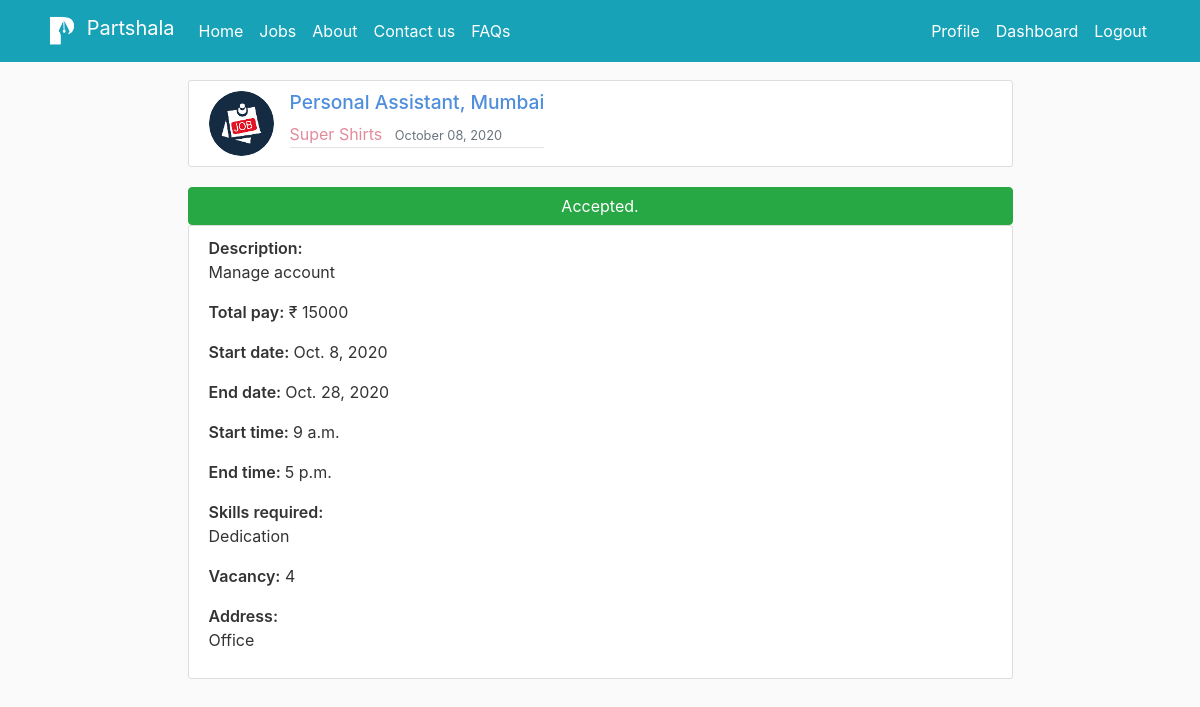
Screenshot of /post/3/ (signed in) with the database file from the repository.
### blog/models.py (models this page shows, shortened)
class Post(models.Model):
    job_title = models.CharField(max_length=100)
    job_description = models.TextField()
    skills_reqd = models.TextField(default='Skills expected')
    post_date = models.DateField(default=timezone.now)
    start_date = models.DateField("Start date: (yyyy-mm-dd)", auto_now_add=False, auto_now=False, blank=False,default=timezone.now)
    end_date = models.DateField("End date: (yyyy-mm-dd)", auto_now_add=False, auto_now=False, blank=False,default=timezone.now)
    start_time = models.TimeField("Start time: (HH:MM)", blank=False, null=True)
    end_time = models.TimeField("End time: (HH:MM)", blank=False, null=True)
    fellow = models.ForeignKey(User, on_delete=models.CASCADE)
    city = models.CharField(max_length=15, default='')
    vacancy = models.PositiveIntegerField(default=1, validators=[MaxValueValidator(50)])
    address = models.TextField(default='Reporting Address')
    stipend = models.IntegerField(default=0, blank=True)
    filled = models.BooleanField(default=False)
    is_verified = models.BooleanField(default=False)
    is_rejected = models.BooleanField(default=False)
    rejection_note = models.TextField(default='Resubmit')
    no_of_hirings = models.PositiveIntegerField(default=1, validators=[MaxValueValidator(100)])
    note_by_partshala = models.TextField(default='')
    def get_duration(self):
        duration = (self.end_date - self.start_date).days
        return duration
    duration = property(get_duration)
    def get_total(self):
        total = self.stipend*self.no_of_hirings
        return total
    total = property(get_total)

### users/models.py (models this page shows, shortened)
class User(AbstractUser):
    username = models.CharField(unique=True,max_length=30)
    email = models.EmailField(unique=True,max_length=75)
    is_fellow = models.BooleanField(default=False)
    is_associate = models.BooleanField(default=False)

class ProfileFellow(models.Model):
    fellow = models.OneToOneField(User, on_delete=models.CASCADE)
    company_name = models.CharField(default='', max_length=100)
    first_name = models.CharField(default='', max_length=15)
    last_name = models.CharField(default='', max_length=15)
    company_profile = models.TextField(default='')
    phone = PhoneNumberField( "Phone number: +9188xxx xxx88", unique=False,null=False, blank=False)
    image = models.ImageField(default='default_fellow.png', upload_to='profile_pics_fellow')
    estd = models.PositiveIntegerField("Establishment year", default='1998', blank=False, validators=[MaxValueValidator(9999)])
    is_fellow = models.BooleanField(default=True)
    city = models.CharField(max_length=15, default='')
    address = models.TextField(default='Reporting Address')
    fellow_avg_rating = models.DecimalField(default=3, max_digits=2, decimal_places=1)
    is_verified = models.BooleanField(default=False)
    note_by_partshala = models.TextField(default='')

### blog/views.py (the view)
# urls.py: path('post/<int:id>/', PostDetailView.as_view(), name='post-detail'),
class PostDetailView(DetailView):
    model = Post
    template_name = 'blog/post_detail.html'
    context_object_name = 'post'
    pk_url_kwarg = 'id'
    def get_object(self, queryset=None):
        obj = super(PostDetailView, self).get_object(queryset=queryset)
        if obj is None:
            raise Http404("Job doesn't exist")
        return obj
    def get(self, request, *args, **kwargs):
        try:
            self.object = self.get_object()
        except Http404:
            raise Http404("Job doesn't exist")
        context = self.get_context_data(object=self.object)
        return self.render_to_response(context)
    def get_context_data(self, **kwargs):
        context = super().get_context_data(**kwargs)
        objec = Post.objects.get(id=self.kwargs['id'])
        now = datetime.now()
        if objec.start_date <= now.date() :
            context['job_started'] = True
        return context

### users/templatetags/is_already_applied.py (called while the page is built)
@register.simple_tag(name='is_already_applied')
def is_already_applied(post, associate):
	try:
		application = Application.objects.get(post=post, associate=associate)
		if application:
			return True
		else:
			return False
	except Application.DoesNotExist:
		return False

### users/templatetags/is_already_hired.py (called while the page is built)
@register.simple_tag(name='is_already_hired')
def is_already_hired(post, associate):
	try:
		application = Application.objects.get(post=post, associate=associate)
		if application.is_hired:
			return True
		else:
			return False
	except Application.DoesNotExist:
		return False

### blog/templates/blog/post_detail.html (shortened to what this page needs)
{% extends "blog/base.html" %}
{% load crispy_forms_tags %}
{% if user.is_authenticated and user.is_associate %}
	{% load is_already_applied %}
	{% load is_already_hired %}
{% endif %}
{% block content %}
<div class="row justify-content-center">
	<div class="col-12 col-md-9">
			<article class="media content-section">
			    <img class="rounded-circle article-img" src="{{ post.fellow.profilefellow.image.url }}">
			    <div class="article-metadata">
				  <h2 class="article-title" style="color: #4f8edc;" >{{ object.job_title }}, {{ object.city }} </h2>
			      <a class="mr-2"  style="color: #e28b9c;" href="{% url 'fellow-posts' post.fellow.username %}">{{ object.fellow.profilefellow.company_name }}</a>
			      <small class="text-muted">{{ object.post_date|date:"F d, Y" }}</small>
			    </div>
			</article>
	</div>
	<div class="col-12 col-md-9">
		    <div class="navbar-nav">
	        		{% if user.is_authenticated and user.is_fellow %}
	        			{% if user == post.fellow and not post.filled and not job_started %}
				      		<a class= "btn btn-secondary btn-sm mt-1 mb-1" href="{% url 'post-update' post.id %}">Update</a>
				      		<a class= "btn btn-danger btn-sm mt-1 mb-1" href="{% url 'post-delete' post.id %}">Delete</a>
				      	{% elif user == post.fellow and job_started %}
				      		<a class= "btn btn-secondary btn-sm mt-1 mb-1" href="#">Duplicate (currently not functional)</a>
						{% endif %}
	        		{% elif user.is_authenticated and user.is_associate and user.profileassociate.is_verified %}
	        			{% is_already_applied post request.user as is_applied %}
	        			{% is_already_hired post request.user as is_hired %}
	                    {% if is_applied and not is_hired %}
	                        <input type="button" class="btn btn-success" value="Applied. Under review"/>
	                    {% elif is_hired %}
	                    	<input type="button" class="btn btn-success" value="Accepted."/>
		        		{% endif %}
	        		{% endif %}
	        </div>
	    <article class="media content-section">
			<div>
			    <p class="article-content"> <span style="font-weight: 600">Description: </span> <br>{{ object.job_description }}</p>
			    <p class="article-content"> <span style="font-weight: 600">Total pay:</span> &#8377; {{ object.stipend}}</p>
			    <p class="article-content"> <span style="font-weight: 600">Start date: </span> {{ object.start_date }}</p>
			    <p class="article-content"> <span style="font-weight: 600">End date: </span> {{ object.end_date }}</p>
			    <p class="article-content"> <span style="font-weight: 600">Start time: </span> {{ object.start_time }}</p>
			    <p class="article-content"> <span style="font-weight: 600">End time: </span> {{ object.end_time }}</p>
			    <p class="article-content"> <span style="font-weight: 600">Skills required: </span> <br> {{ object.skills_reqd }}</p>
			    <p class="article-content"> <span style="font-weight: 600">Vacancy:</span> {{ object.vacancy }}</p>
		        {% if is_hired %}
		            <p class="article-content"> <span style="font-weight: 600">Address:</span><br> {{ object.address }}</p>
		        {% endif %}
		    </div>
		</article>
	</div>
</div>
{% endblock content %}

### blog/static/blog/main.css (style rules this page uses)
body { background: #fafafa; color: #333333; margin-top: 5rem; }
h1, h2, h3, h4, h5, h6 { color: #444444; }
.content-section { background: #ffffff; padding: 10px 20px; border: 1px solid #dddddd; border-radius: 3px; margin-bottom: 20px; }
.article-title { color: #444444; font-size: 1.2rem }
.article-content { white-space: pre-line; }
.article-img { height: 65px; width: 65px; margin-right: 16px; }
.article-metadata { color: #444444; padding-bottom: 1px; font-size: 1rem; margin-bottom: 4px; border-bottom: 1px solid #e3e3e3 }

### rows the page displays
Post: fellow.profilefellow.image (placeholder picture), job_title "Personal Assistant", city "Mumbai", fellow.profilefellow.company_name "Super Shirts", post_date "October 08, 2020", job_description "Manage account", stipend "15000", start_date "Oct. 8, 2020", end_date "Oct. 28, 2020", start_time "9 a.m.", end_time "5 p.m.", skills_reqd "Dedication", vacancy "4", address "Office"
